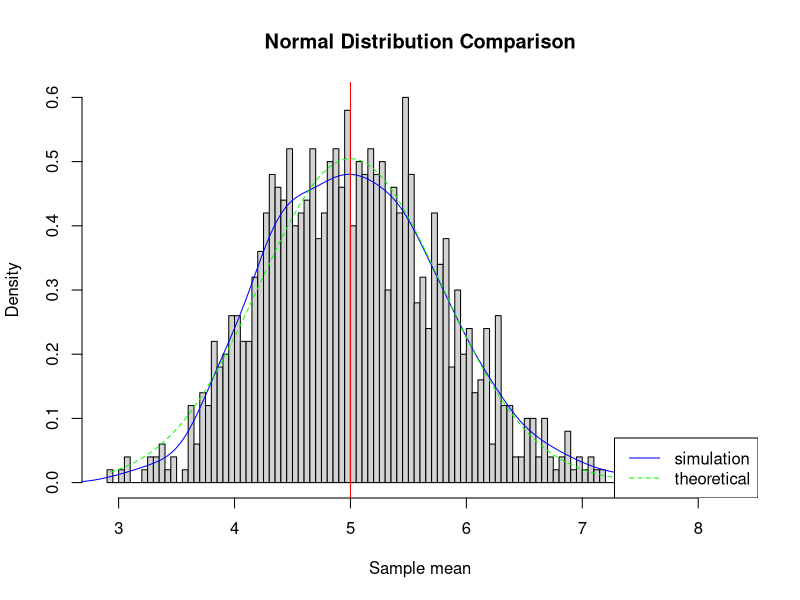

The R script that drew this image:
## ---- chunk 1
knitr::opts_chunk$set(echo = TRUE)
## ---- chunk 2
# load required libraries
library(knitr)
library(ggplot2)
library(stringr)
library(tidyverse)
library(rmarkdown)
## ---- chunk 3
set.seed(1)
lambda = 0.2
exponentials = 40
## ---- chunk 4
simMeans = NULL
for (i in 1 : 1000) simMeans = c(simMeans, mean(rexp(exponentials, lambda)))
## ---- chunk 5
mean(simMeans)
## ---- chunk 6
lambda^-1
## ---- chunk 7
abs(mean(simMeans)-lambda^-1)
## ---- chunk 8
var(simMeans)
## ---- chunk 9
(lambda * sqrt(exponentials))^-2
## ---- chunk 10
abs(var(simMeans)-(lambda * sqrt(exponentials))^-2)
## ---- chunk 11
simnum <- 1000
sim <- matrix(rexp(simnum*exponentials, rate=lambda), simnum, exponentials)
row_means <- rowMeans(sim)
# plot of histogram of means
hist(row_means, breaks=100, prob=TRUE,
     main="Normal Distribution Comparison", xlab="Sample mean")
# density of the means of samples
lines(density(row_means), col="blue")
# theoretical center of distribution
abline(v=1/lambda, col="red")
# theoretical density of the means of samples
xfit <- seq(min(row_means), max(row_means), length=100)
yfit <- dnorm(xfit, mean=1/lambda, sd=(1/lambda/sqrt(exponentials)))
lines(xfit, yfit, pch=22, col="green", lty=2)
# add legend
legend('bottomright', c("simulation", "theoretical"), lty=c(1,2), col=c("blue", "green"))
